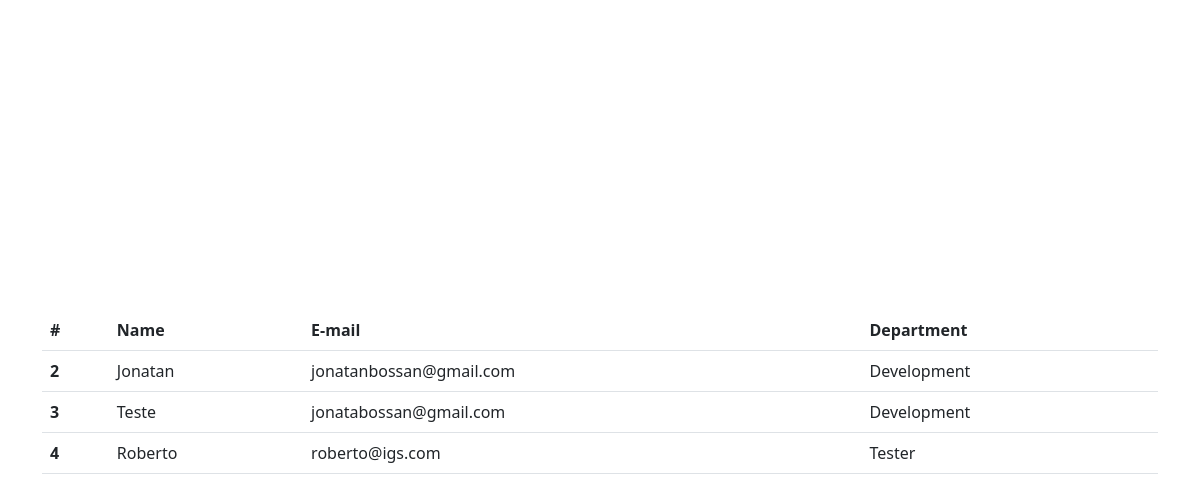
The page / on the database its author committed.
### app/models.py (models this page shows, shortened)
class Employee(models.Model):
    name = models.CharField(max_length=40)
    email = models.EmailField(unique=True)
    department = models.ForeignKey(
        Department, on_delete=models.CASCADE, default=None)

class Department(models.Model):
    name = models.CharField(max_length=40, unique=True)

### app/views.py (the view)
# urls.py: path('', views.list_view, name="list_view")
def list_view(request):
    template = 'app/index.html'
    output_data = list(Employee.objects.values())
    for entry in output_data:
        department_id = entry['department_id']
        department_name = Department.objects.get(id=department_id).name
        entry['department_name'] = department_name
    context = {
        "employees": output_data
    }
    return render(request, template, context)

### app/templates/app/index.html (shortened to what this page needs)
<!DOCTYPE html>
<html lang="en">
<head>
    <link href="https://cdn.jsdelivr.net/npm/bootstrap@5.2.2/dist/css/bootstrap.min.css" rel="stylesheet"
>
</head>
<body class="vh-100 vw-100 d-flex justify-content-center align-items-center">
    <div class="container-lg">
        <table class="table">
            <thead>
                <tr>
                    <th scope="col">#</th>
                    <th scope="col">Name</th>
                    <th scope="col">E-mail</th>
                    <th scope="col">Department</th>
                </tr>
            </thead>
            <tbody>
                {% for employee in employees %}
                <tr>
                    <th scope="row">{{ employee.id }}</th>
                    <td>{{ employee.name }}</td>
                    <td>{{ employee.email }}</td>
                    <td>{{ employee.department_name }}</td>
                </tr>
                {% endfor %}
            </tbody>
        </table>
    </div>
</body>
</html>

### rows shown on the page
Employee: id "2", name "Jonatan", email "jonatanbossan@gmail.com", department_name "Development"
Employee: id "3", name "Teste", email "jonatabossan@gmail.com", department_name "Development"
Employee: id "4", name "Roberto", email "roberto@igs.com", department_name "Tester"
